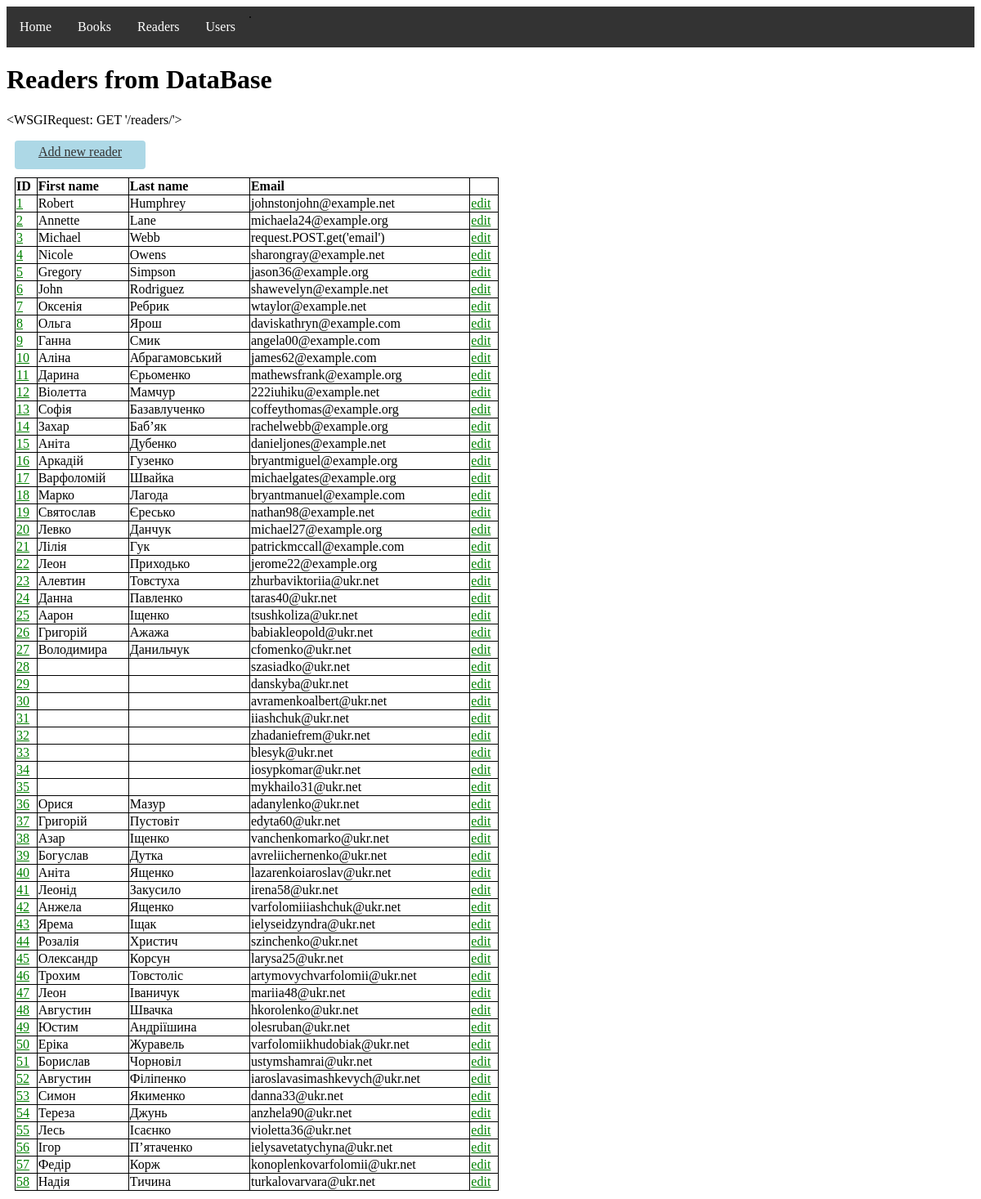
The page /readers/ on the database as committed earlier.
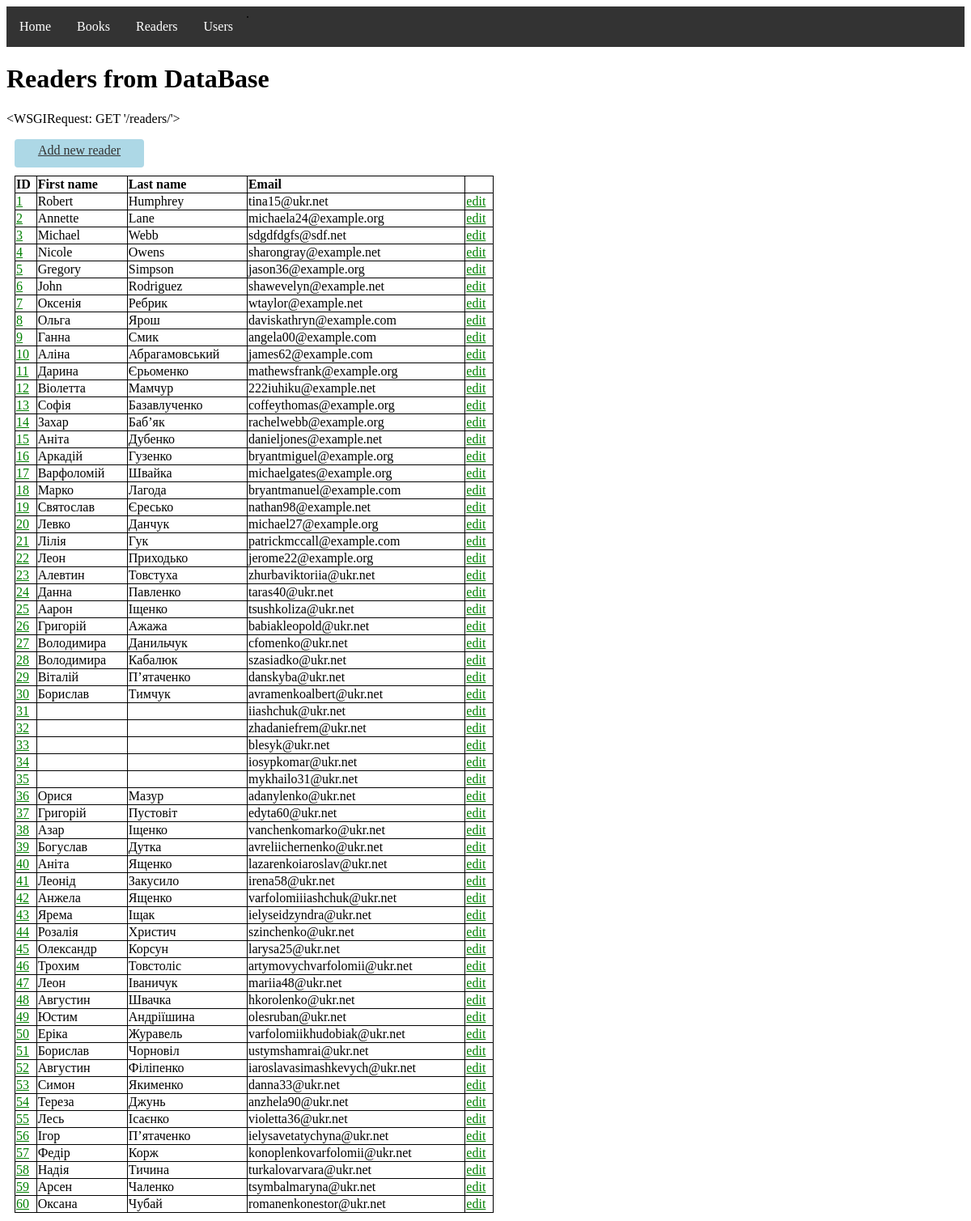
The same page on the database as committed later.
### books/models.py (models this page shows)
class Reader(models.Model):
    firstname = models.CharField(max_length=255)
    lastname = models.CharField(max_length=255)
    email = models.EmailField(null=False, unique=True, default='None')
    user_id = models.IntegerField(null=True)
    update = models.DateTimeField(null=True)

### books/views.py (the view)
# urls.py: path('readers/', views.readers_all, name='readers'),
def readers_all(request):
    template = loader.get_template('readers.html')
    readers_db = Reader.objects.all().values()
    context = {
        'readers': readers_db,
    }
    return HttpResponse(template.render(context, request))

### books/templates/readers.html (shortened to what this page needs)
{% extends "master.html" %}
{% block content %}
<h1>Readers from DataBase</h1>
<p>{{ request }}</p>
<a class="add-button" href="{% url 'new_reader' %}">Add new reader</a>
<table style="width:50%">
  <tr color="green">
    <th>ID</th>
    <th>First name</th>
    <th>Last name</th>
    <th>Email</th>
  </tr>
    {% for reader in readers %}
  <tr>
    <td><a href="{% url 'reader_id' reader.id %}">{{ reader.id }}</a></td>
    <td>{{ reader.firstname }}</td>
    <td>{{ reader.lastname}}</td>
    <td>{{ reader.email}}</td>
    <td><a href="{% url 'reader_edit' reader.id %}">edit</a></td>
  </tr>
  {% endfor %}
</table>
{% endblock %}

### books/templates/master.html (shortened to what this page needs)
<!DOCTYPE html>
<html>
<head>
</head>
<body>
{% block menu %}
<ul>
  <li><a href="/">Home</a></li>
  <li><a href="{% url 'books' %}">Books</a></li>.
  <li><a href="{% url 'readers' %}">Readers</a></li>
  <li><a href="{% url 'users' %}">Users</a></li>
</ul>
{% endblock menu %}
{% block content %}
{% endblock content %}
</body>
</html>

### books/templates/master.html (style rules this page uses)
a { color: green; }
.add-button { display: block; text-align: center; margin: 10px; padding: 5px; width: 150px; height: 25px; color: #333; background-color: lightblue; border-radius: 4px; }
table, th, td { margin: 10px; border: 1px solid black; border-collapse: collapse; }
th { text-align: left; }
table { border-spacing: 5px; }
ul { list-style-type: none; margin: 0; padding: 0; overflow: hidden; background-color: #333; }
li { float: left; }
li a { display: block; color: white; text-align: center; padding: 16px; text-decoration: none; }

Rows that differ between the two databases and show on the page:
changed Reader "Robert": email "johnstonjohn@example.net" → "tina15@ukr.net"
changed Reader "Michael": email "request.POST.get('email')" → "sdgdfdgfs@sdf.net"
changed Reader "szasiadko@ukr.net": firstname (not shown) → "Володимира"; lastname (not shown) → "Кабалюк"
changed Reader "danskyba@ukr.net": firstname (not shown) → "Віталій"; lastname (not shown) → "Пʼятаченко"
changed Reader "avramenkoalbert@ukr.net": firstname (not shown) → "Борислав"; lastname (not shown) → "Тимчук"
added Reader: id "59", firstname "Арсен", lastname "Чаленко", email "tsymbalmaryna@ukr.net"
added Reader: id "60", firstname "Оксана", lastname "Чубай", email "romanenkonestor@ukr.net"
